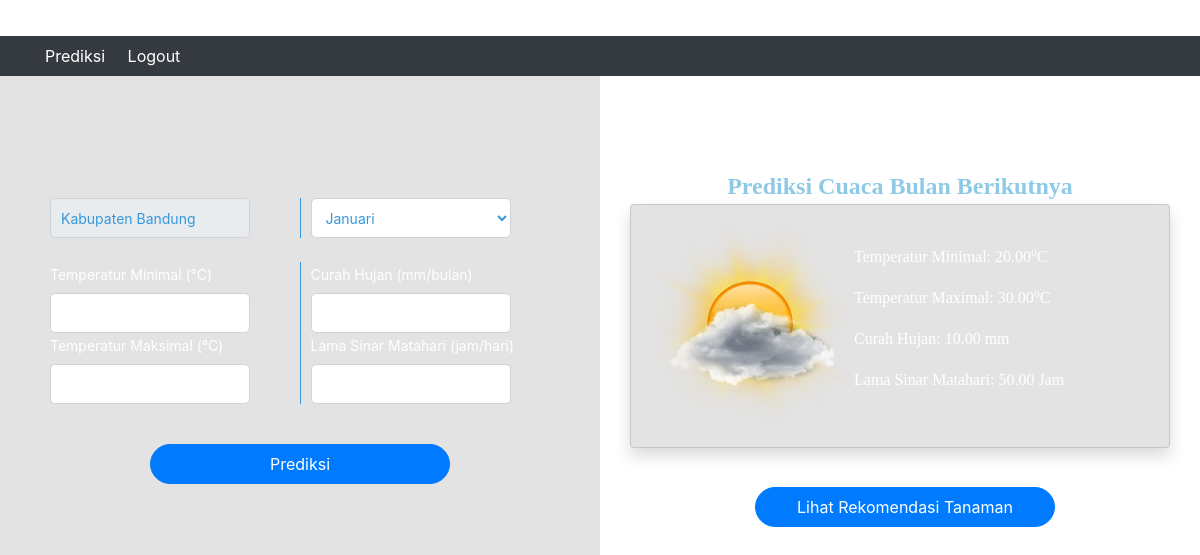
/prediction.php, run on the app's committed database.
### tables this page shows
CREATE TABLE `cuaca` (
  `Kode` int(11) NOT NULL,
  `Bulan` varchar(250) DEFAULT NULL,
  `Tahun` varchar(4) DEFAULT NULL,
  `Temperatur_Minimal` decimal(10,2) DEFAULT NULL,
  `Temperatur_Maximal` decimal(10,2) DEFAULT NULL,
  `Curah_Hujan` decimal(10,2) DEFAULT NULL,
  `Lama_Sinar_Matahari` decimal(10,2) DEFAULT NULL,
  `Musim` varchar(255) NOT NULL,
  `Tanaman` varchar(255) DEFAULT NULL,
  `Foto` varchar(255) DEFAULT NULL,
  `Keterangan` text NOT NULL
);

### prediction.php (the view, shortened to what this page needs)
<?php
include("db.php");
$Bulan                  = $_POST["Bulan"];
$Temperatur_Minimal     = $_POST["Temperatur_Minimal"];
$Temperatur_Maximal     = $_POST["Temperatur_Maximal"];
$Curah_Hujan            = $_POST["Curah_Hujan"];
$Lama_Sinar_Matahari    = $_POST["Lama_Sinar_Matahari"];
$Tanaman = "";
mysqli_query($conn, "truncate table hitung");
mysqli_query($conn, "truncate table hitung2");
$a = mysqli_query($conn, "select * from cuaca");
while($ra = mysqli_fetch_array($a)){
$Nilai = sqrt(pow(($ra["Temperatur_Minimal"] - $Temperatur_Minimal),2) + pow(($ra["Temperatur_Maximal"] - $Temperatur_Maximal),2) + pow(($ra["Curah_Hujan"] - $Curah_Hujan),2) + pow(($ra["Lama_Sinar_Matahari"] - $Lama_Sinar_Matahari),2));
mysqli_query($conn, "insert into hitung values (". $ra["Kode"] .",$Nilai,'". $ra["Tanaman"] ."')");
}
$b = mysqli_query($conn, "select * from hitung order by Value asc limit 5");
while($rb = mysqli_fetch_array($b)){
mysqli_query($conn, "insert into hitung2 values (". $rb["Kode"] .",". $rb["Value"] .",'". $rb["Tanaman"] ."')");
}
$c = mysqli_query($conn, "select Tanaman,COUNT(Tanaman) AS Tanamanfreq from hitung2 group by Tanaman order by Tanamanfreq DESC limit 1");
while($rc = mysqli_fetch_array($c)){
    $Tanaman = $rc["Tanaman"];
}
$h = mysqli_query($conn, "select * from cuaca where Tanaman = '$Tanaman' limit 1");
while($r = mysqli_fetch_array($h)){
  $NextTemperatur_Minimal   = $r["Temperatur_Minimal"];
  $NextTemperatur_Maximal   = $r["Temperatur_Maximal"];
  $NextCurah_Hujan          = $r["Curah_Hujan"];
  $NextLama_Sinar_Matahari  = $r["Lama_Sinar_Matahari"];
  $NextMusim                = $r["Musim"];
}
?>
<!DOCTYPE html>
<html lang="en">
<head>
    <link rel="stylesheet" href="https://maxcdn.bootstrapcdn.com/bootstrap/4.5.2/css/bootstrap.min.css">
    <link rel="stylesheet" href="https://stackpath.bootstrapcdn.com/bootstrap/4.5.0/css/bootstrap.min.css">
    <link rel="stylesheet" href="https://cdnjs.cloudflare.com/ajax/libs/animate.css/4.1.1/animate.min.css">
    <link rel="stylesheet" href="style-pediction.css">
</head>
<body>
<?php include("header.php"); ?>
<div class="container-fluid">
    <div class="row login-container">
        <div class="col-md-6 login-form">
            <br><br><br>
            <form action="prediction.php" method="POST">
                <div class="form-group-left">
                    <input type="text" class="form-control" value="Kabupaten Bandung" style="color:#3498db; font-size: 14px;" readonly>
                </div>
                <div class="form-group-right">
                    <select class="form-control" name="Bulan" style="color:#3498db; font-size: 14px;">
                        <option value='Januari'>Januari</option>
                    </select>
                </div>
                <br>
                <br>
                <div class="form-group-left">
                    <label for="Temperatur_Minimal" style="font-size: 14px;">Temperatur Minimal (°C)</label>
                    <input type="text" class="form-control" id="Temperatur_Minimal" name="Temperatur_Minimal" style="color:#3498db">
                </div>
                <div class="form-group-right">
                    <label for="Curah_Hujan" style="font-size: 14px;">Curah Hujan (mm/bulan)</label>
                    <input type="text" class="form-control" id="Curah_Hujan" name="Curah_Hujan" style="color:#3498db">
                </div>
                <div class="form-group-left">
                    <label for="Temperatur_Maksimal" style="font-size: 14px;">Temperatur Maksimal (°C)</label>
                    <input type="text" class="form-control" id="Temperatur_Maksimal" name="Temperatur_Maksimal" style="color:#3498db">
                </div>
                <div class="form-group-right">
                    <label for="Lama_Sinar_Matahari" style="font-size: 14px;">Lama Sinar Matahari (jam/hari)</label>
                    <input type="text" class="form-control" id="Lama_Sinar_Matahari" name="Lama_Sinar_Matahari" style="color:#3498db">
                </div>
                <br>
                <div align="center" style="margin-top: 40px;">
                    <button type="button" class="btn btn-primary btn-login" id="btn-prediksi">Prediksi</button>
                </div>
            </form>
        </div>
        <div class="col-md-6 login-image">
            <br><br><br>
            <div align="center"><font face=verdana size=5 color=#8ecae6><b>Prediksi Cuaca Bulan Berikutnya</b></font></div>
            <div class="container">
                <div class="row">
                    <div class="col-md-12 mb-4">
                        <div class="card shadow bg-color-1">
                            <div class="card-body">
                                <table width=100%>
                                    <tr>
                                        <td width=40% align="center">
                                            <img src='<?php if($NextMusim == "Hujan") { echo "img/musim_hujan.png"; } else { echo "img/musim_kemarau.png"; } ?>' width="200" height="200">
                                        </td>
                                        <td>
                                            <p><font face=verdana size=3 color=white>Temperatur Minimal: <?php echo $NextTemperatur_Minimal; ?><sup>o</sup>C</font></p>
                                            <p><font face=verdana size=3 color=white>Temperatur Maximal: <?php echo $NextTemperatur_Maximal; ?><sup>o</sup>C</font></p>
                                            <p><font face=verdana size=3 color=white>Curah Hujan: <?php echo $NextCurah_Hujan; ?> mm</font></p>
                                            <p><font face=verdana size=3 color=white>Lama Sinar Matahari: <?php echo $NextLama_Sinar_Matahari; ?> Jam</font></p>
                                        </td>
                                    </tr>
                                </table>
                            </div>
                        </div>
                    </div>
                </div>
            </div>
            <div align="center">
                <a href=result.php?Tanaman=<?php echo $Tanaman; ?>&Bulan=<?php echo $Bulan; ?>>
                    <button class="btn btn-primary btn-login btn-prediksi">Lihat Rekomendasi Tanaman</button>
                </a>
            </div>
        </div>
    </div>
</div>
</body>
</html>

### style-pediction.css (style rules this page uses)
body { background-image: url('img/bg5.png'); background-size: cover; background-repeat: no-repeat; background-attachment: fixed; }
.login-container { display: flex; justify-content: space-between; align-items: center; height: 100vh; }
.login-form { flex: 1; padding: 50px; background-color: rgba(200, 200, 200, 0.5); background-size: cover; background-position: center; height: 100%; color: white; width: 100%; max-width: 600px; margin-left: 0; margin-right: auto; }
@media (min-width: 768px) { .login-form { width: 60%; } }
@media (min-width: 992px) { .login-form { width: 40%; } }
.login-image { flex: 1; padding-top: 20px; background-size: cover; background-position: center; height: 100%; color: white; }
.btn-prediksi { margin-top: 15px; margin-left: 10px; }
.btn-login { border-radius: 20px; width: 300px; height: 40px; }
.form-control { border-radius: 5px; width: 200px; height: 40px; padding: 10px; }
.form-group-left, .form-group-right { display: inline-block; vertical-align: top; width: 49%; }
.form-group-right { border-left: 1px solid #3498db; padding-left: 10px; }
.card { box-shadow: 0 2px 4px rgba(0, 0, 0, 0.2); background-color: rgba(200, 200, 200, 0.5); }
.bg-color-1 { background-image: none; background-size: cover; background-position: center; }

### data on the page
cuaca: Temperatur_Minimal "20.00", Temperatur_Maximal "30.00", Curah_Hujan "10.00", Lama_Sinar_Matahari "50.00"
